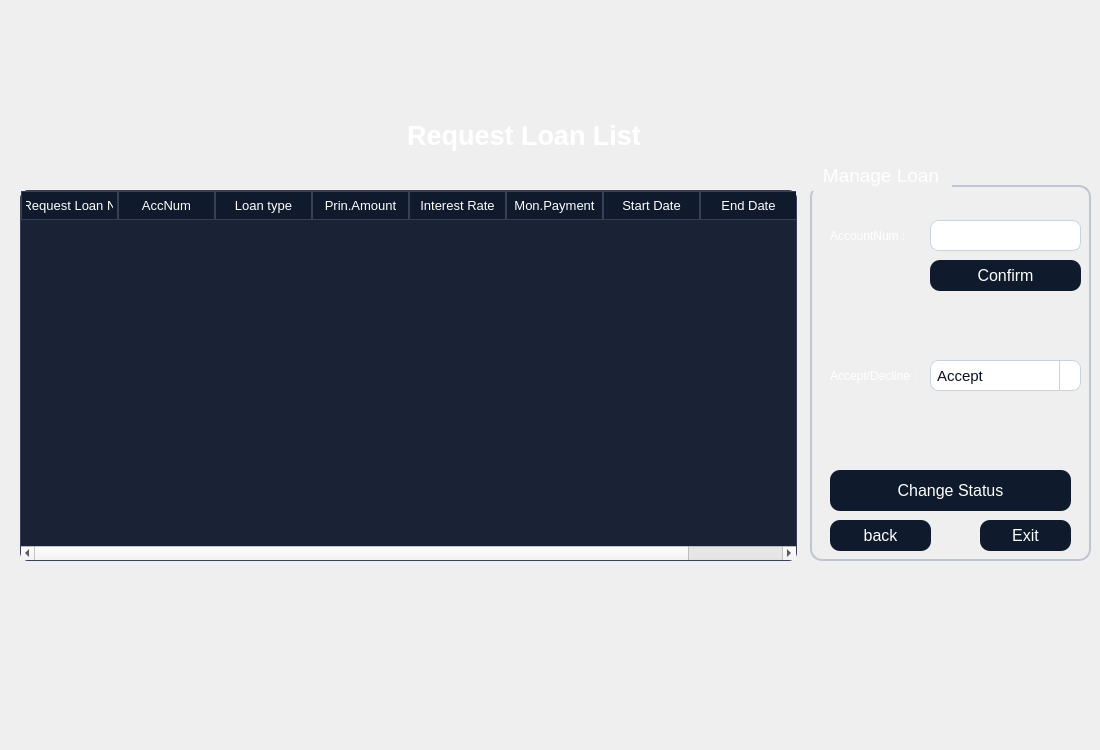
<?xml version="1.0" encoding="UTF-8"?>
<ui version="4.0">
 <class>manageloans</class>
 <widget class="QDialog" name="manageloans">
  <property name="geometry">
   <rect>
    <x>0</x>
    <y>0</y>
    <width>1100</width>
    <height>750</height>
   </rect>
  </property>
  <property name="windowTitle">
   <string>Dialog</string>
  </property>
  <property name="styleSheet">
   <string notr="true">QTableWidget {
    background-color: #1A2236;
    color: #FFFFFF;
    border: 1px solid #3A3F58;
    gridline-color: #3A3F58;
    font-family: &quot;Inter&quot;;
    font-size: 10pt;
    border-radius: 8px;
    selection-background-color: #0F5FFF;
    selection-color: #FFFFFF;
}

QHeaderView::section {
    background-color: #0F1A2C;
    color: #FFFFFF;
    border: 1px solid #3A3F58;
    padding: 4px;
    font-family: &quot;Montserrat SemiBold&quot;;
    font-size: 10pt;
}

QTableWidget::item:selected {
    background-color: #0F5FFF;
    color: #FFFFFF;
}
QGroupBox {
    border: 1.5px solid #BFC5D2;
    border-radius: 12px;
    margin-top: 25px;
    color: white;
    font-family: &quot;Segoe UI Semibold&quot;;
    font-size: 14pt;
}

QGroupBox::title {
    subcontrol-origin: margin;
    padding: 4px 10px;
}
QPushButton {
    background-color: #0F1A2C;
    color: #FFFFFF;
	border-color: rgb(0, 0, 0);
    border-radius: 10px;
    font-family: &quot;Montserrat SemiBold&quot;;
    font-size: 12pt;
    padding: 6px 12px;
}

QPushButton:hover {
    background-color: #1A2942;
}

QPushButton:pressed {
    background-color: #09111A;
}
QLineEdit {
    background-color: #FFFFFF;
    border: 1px solid #C6D4E1;
    border-radius: 8px;
    padding: 6px;
    color: #0A1320;
    font-family: &quot;Inter&quot;;
    font-size: 11pt;
}

QLineEdit:focus {
    border: 1px solid #00B4FF;
    background-color: #F8FBFF;
}
QComboBox {
    background-color: #FFFFFF;
    border: 1px solid #C6D4E1;
    border-radius: 8px;
    padding: 6px;
    color: #0A1320;
    font-family: &quot;Inter&quot;;
    font-size: 11pt;
}

QComboBox:focus {
    border: 1px solid #00B4FF;
    background-color: #F8FBFF;
}

QComboBox::drop-down {
    subcontrol-origin: padding;
    subcontrol-position: top right;
    width: 20px;
    border-left: 1px solid #C6D4E1;
}

QComboBox::down-arrow {
    
	image: url(:/new/prefix1/icon.png);
    width: 12px;
    height: 12px;
}
QDateEdit {
    background-color: #FFFFFF;
    border: 1px solid #C6D4E1;
    border-radius: 8px;
    padding: 6px;
    color: #0A1320;
    font-family: &quot;Inter&quot;;
    font-size: 11pt;
}

QDateEdit:focus {
    border: 1px solid #00B4FF;
    background-color: #F8FBFF;
}

QDateEdit::drop-down {
    subcontrol-origin: padding;
    subcontrol-position: top right;
    width: 20px;
    border-left: 1px solid #C6D4E1;
}

QDateEdit::down-arrow {
    image: url(:/new/prefix1/icon.png);
    width: 12px;
    height: 12px;
}
QDateEdit::up-arrow {
    
	image: url(:/new/prefix1/icon3.webp);
    width: 12px;
    height: 12px;
}

QTabWidget::pane {
    border: 1px solid #3A3F58;
    border-radius: 8px;
    background-color: #1A2236;
}

QTabBar::tab {
    background: #0F1A2C;
    color: #FFFFFF;
    border: 1px solid #3A3F58;
    border-bottom: none;
    border-top-left-radius: 8px;
    border-top-right-radius: 8px;
    padding: 8px 16px;
    font-family: &quot;Montserrat SemiBold&quot;;
    font-size: 10pt;
}

QTabBar::tab:selected {
    background: #0F5FFF;
    color: #FFFFFF;
}

QTabBar::tab:hover {
    background: #1A2942;
}</string>
  </property>
  <widget class="QLabel" name="label">
   <property name="geometry">
    <rect>
     <x>0</x>
     <y>0</y>
     <width>1100</width>
     <height>750</height>
    </rect>
   </property>
   <property name="styleSheet">
    <string notr="true">image: url(:/new/prefix1/bg.jpg);</string>
   </property>
   <property name="text">
    <string/>
   </property>
  </widget>
  <widget class="QGroupBox" name="groupBox">
   <property name="geometry">
    <rect>
     <x>810</x>
     <y>160</y>
     <width>281</width>
     <height>401</height>
    </rect>
   </property>
   <property name="title">
    <string>Manage Loan</string>
   </property>
   <widget class="QPushButton" name="c">
    <property name="geometry">
     <rect>
      <x>120</x>
      <y>100</y>
      <width>151</width>
      <height>31</height>
     </rect>
    </property>
    <property name="text">
     <string>Confirm</string>
    </property>
   </widget>
   <widget class="QLabel" name="label_6">
    <property name="geometry">
     <rect>
      <x>20</x>
      <y>60</y>
      <width>111</width>
      <height>31</height>
     </rect>
    </property>
    <property name="styleSheet">
     <string notr="true">color: rgb(255, 255, 255);</string>
    </property>
    <property name="text">
     <string>AccountNum :</string>
    </property>
   </widget>
   <widget class="QLineEdit" name="le">
    <property name="geometry">
     <rect>
      <x>120</x>
      <y>60</y>
      <width>151</width>
      <height>31</height>
     </rect>
    </property>
   </widget>
   <widget class="QLabel" name="l1">
    <property name="geometry">
     <rect>
      <x>20</x>
      <y>140</y>
      <width>251</width>
      <height>51</height>
     </rect>
    </property>
    <property name="styleSheet">
     <string notr="true">color: rgb(170, 0, 0);
font: 700 14pt &quot;Segoe UI&quot;;</string>
    </property>
    <property name="text">
     <string/>
    </property>
   </widget>
   <widget class="QLabel" name="label_2">
    <property name="geometry">
     <rect>
      <x>20</x>
      <y>200</y>
      <width>91</width>
      <height>31</height>
     </rect>
    </property>
    <property name="styleSheet">
     <string notr="true">color: rgb(255, 255, 255);</string>
    </property>
    <property name="text">
     <string>Accept/Decline :</string>
    </property>
   </widget>
   <widget class="QComboBox" name="box">
    <property name="geometry">
     <rect>
      <x>120</x>
      <y>200</y>
      <width>151</width>
      <height>31</height>
     </rect>
    </property>
    <item>
     <property name="text">
      <string>Accept</string>
     </property>
    </item>
    <item>
     <property name="text">
      <string>Decline</string>
     </property>
    </item>
   </widget>
   <widget class="QPushButton" name="back">
    <property name="geometry">
     <rect>
      <x>20</x>
      <y>360</y>
      <width>101</width>
      <height>31</height>
     </rect>
    </property>
    <property name="text">
     <string>back</string>
    </property>
   </widget>
   <widget class="QPushButton" name="exit">
    <property name="geometry">
     <rect>
      <x>170</x>
      <y>360</y>
      <width>91</width>
      <height>31</height>
     </rect>
    </property>
    <property name="text">
     <string>Exit</string>
    </property>
   </widget>
   <widget class="QLabel" name="l2">
    <property name="geometry">
     <rect>
      <x>20</x>
      <y>250</y>
      <width>241</width>
      <height>51</height>
     </rect>
    </property>
    <property name="styleSheet">
     <string notr="true">color: rgb(170, 0, 0);
font: 700 14pt &quot;Segoe UI&quot;;</string>
    </property>
    <property name="text">
     <string/>
    </property>
   </widget>
   <widget class="QPushButton" name="c1">
    <property name="geometry">
     <rect>
      <x>20</x>
      <y>310</y>
      <width>241</width>
      <height>41</height>
     </rect>
    </property>
    <property name="text">
     <string>Change Status</string>
    </property>
   </widget>
  </widget>
  <widget class="QTableWidget" name="tableWidget">
   <property name="geometry">
    <rect>
     <x>20</x>
     <y>190</y>
     <width>777</width>
     <height>371</height>
    </rect>
   </property>
   <attribute name="horizontalHeaderDefaultSectionSize">
    <number>97</number>
   </attribute>
   <column>
    <property name="text">
     <string>Request Loan N</string>
    </property>
   </column>
   <column>
    <property name="text">
     <string>AccNum</string>
    </property>
   </column>
   <column>
    <property name="text">
     <string>Loan type</string>
    </property>
   </column>
   <column>
    <property name="text">
     <string>Prin.Amount</string>
    </property>
   </column>
   <column>
    <property name="text">
     <string>Interest Rate</string>
    </property>
   </column>
   <column>
    <property name="text">
     <string>Mon.Payment</string>
    </property>
   </column>
   <column>
    <property name="text">
     <string>Start Date</string>
    </property>
   </column>
   <column>
    <property name="text">
     <string>End Date</string>
    </property>
   </column>
  </widget>
  <widget class="QLabel" name="l3">
   <property name="geometry">
    <rect>
     <x>160</x>
     <y>480</y>
     <width>501</width>
     <height>31</height>
    </rect>
   </property>
   <property name="text">
    <string/>
   </property>
  </widget>
  <widget class="QLabel" name="label_4">
   <property name="geometry">
    <rect>
     <x>390</x>
     <y>110</y>
     <width>261</width>
     <height>51</height>
    </rect>
   </property>
   <property name="styleSheet">
    <string notr="true">color: #FFFFFF; 
font-family: &quot;Montserrat SemiBold&quot;; 
font-size: 20pt;
font-weight: 700; 
padding: 4px 0;</string>
   </property>
   <property name="text">
    <string>&lt;html&gt;&lt;head/&gt;&lt;body&gt;&lt;p align=&quot;center&quot;&gt;Request Loan List&lt;/p&gt;&lt;/body&gt;&lt;/html&gt;</string>
   </property>
  </widget>
 </widget>
 <resources/>
 <connections/>
</ui>
